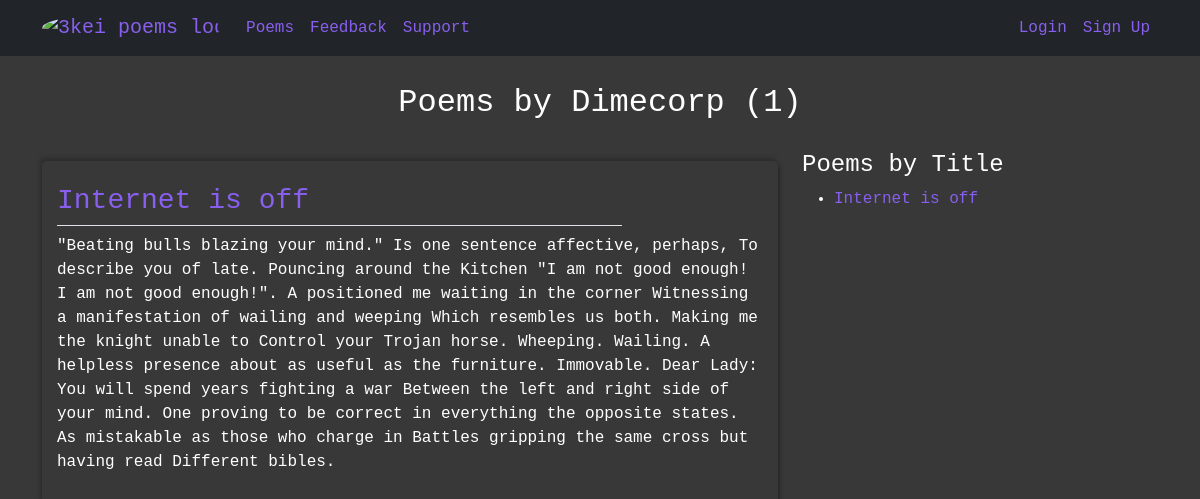
Page /user/Dimecorp/ on the committed database.
### quikTasks/models.py (models this page shows, shortened)
class Poem(models.Model):
    title = models.CharField(max_length=100, blank=True, null=True)
    category = models.CharField(max_length=255, null=True, blank=True)
    description = models.TextField(null=True)
    date_created = models.DateTimeField(auto_now_add=True)
    likes = models.IntegerField(default=10)
    author = models.ForeignKey(User, on_delete=models.CASCADE)

### quikTasks/views.py (the view)
# urls.py: path('user/<str:username>/', UserPoemListView.as_view(), name="user-poems"),
class UserPoemListView(ListView):
    model = Poem
    context_object_name = 'poems_list'
    template_name = 'quikTasks/user_poems.html'
    paginate_by = 10
    def get_queryset(self):
        user = get_object_or_404(User, username=self.kwargs.get('username'))
        return Poem.objects.filter(author=user).order_by('-date_created')

### quikTasks/templates/quikTasks/user_poems.html (shortened to what this page needs)
{% extends 'quikTasks/layout.html' %}
{% block content %}
{% if poems_list %}
<div class="container">
   <section class="poet-header">
      <h2>Poems by {{view.kwargs.username}} ({{page_obj.paginator.count}})</h2>
   </section>
   <div class="row">
      <div class="col-md-8">
         {% for poem in poems_list %}
         <article class="poem-section">
            <a href="{% url 'detail' poem.id %}">
               <h3 class="my-2">
                  {{ poem.title }}
               </h3>
            </a>
            <legend class="border-bottom" style="width: 80%;"></legend>
            <p>{{poem.description}}</p>
         </article>
         {% endfor %}
      </div>
      <div class="col-md-4">
         <h4>Poems by Title</h4>
         <ul>
            {% for poem in poems_list %}
            <li class="my-2">
               <a href="{% url 'detail' poem.id %}">
                  {{ poem.title }}
               </a>
            </li>
            {% endfor %}
         </ul>
      </div>
   </div>
</div>
{% endif %}
{% endblock content %}

### quikTasks/static/quikTasks/css/main.css (style rules this page uses)
* { margin: 0; padding: 0; font-family: monospace, Arial, Helvetica, sans-serif; }
body { background-color: #383838; color: #fff !important; }
a { color: #885fee !important; }
.poem-section { margin: 10px 0; padding: 15px; border-radius: 5px; box-shadow: -2px -3px 4px 0 rgba(0, 0, 0, 0.2), 2px 3px 4px 0 rgba(0, 0, 0, 0.3); }
.poet-header { display: grid; place-items: center; min-height: 10vh; padding: 20px; }

### quikTasks/static/quikTasks/css/profile.css (style rules this page uses)
a { text-decoration: none; color: #fff; }

### rows in the picture
Poem: title "Internet is off", description "\"Beating bulls blazing your mind.\" Is one sentence affective, perhaps, To describe you of late. Pouncing around the Kitchen \"I am not good enough! I am not good enough!\". A positioned me waiting in the corner Witnessing a manifestation of wailing and weeping Which resembles us both. Making me the knight unable to Control your Trojan horse. Wheeping. Wailing. A helpless presence about as useful as the furniture. Immovable. Dear Lady: You will spend years fighting a war Between the left and right side of your mind. One proving to be correct in everything the opposite states. As mistakable as those who charge in Battles gripping the same cross but having read Different bibles."

### other values in the picture
{{ view.kwargs.username }} "Dimecorp"
{{ page_obj.paginator.count }} "1"
